Frame 1 (no input): blank canvas, image omitted
Frame 60 (no input): blank canvas, image omitted
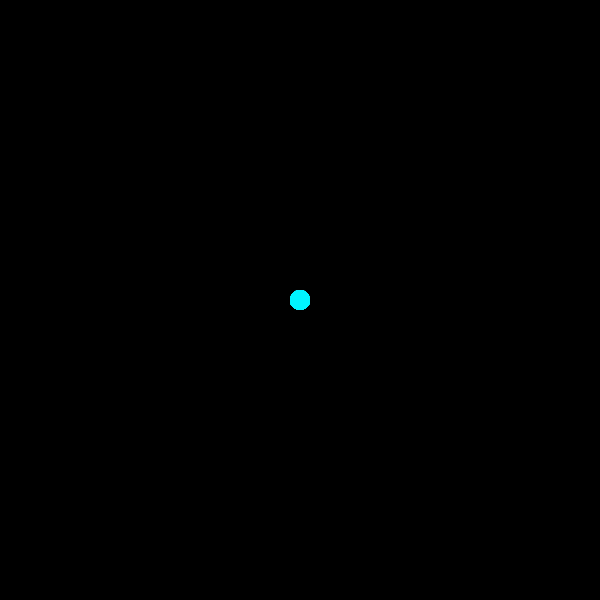
Frame 120 (the mouse pressed at the canvas centre since frame 60)

The p5.js sketch whose frames 1 and 60 were blank and that drew this single picture after the mouse press (run headless with seeded random() and noise() and a simulated clock; from frame 60 on, the mouse is pressed at the canvas centre):

// p5.js sketch
// ── sketch.js
// DM2008 — Activity 3b
// (Painting App, 50 min)

// 1) Palette + size
const palette = ["#00F4FF", "#FF00D7", "#0EFF00", "#FFFFFF"];
let colorIndex = 0;
let sizeVal = 20;

// 2) Brush registry (array of functions)
const brushes = [brushCircle, brushSquare, brushStreak];
let currentBrush = 0; // 0, 1, or 2

function setup() {
  createCanvas(600, 600);
  background(0);
  rectMode(CENTER);
}

function draw() {
  // paint only while mouse is held
  if (mouseIsPressed) {
    const col = palette[colorIndex];
    // call the selected brush function
    brushes[currentBrush](mouseX, mouseY, col, sizeVal);
  }
}

// 3) Brush functions (students can customize/extend)
function brushCircle(x, y, c, s) {
  noStroke();
  fill(c);
  ellipse(x, y, s);
}

function brushSquare(x, y, c, s) {
  push();
  translate(x, y);
  noStroke();
  fill(c);
  rect(0, 0, s, s);
  pop();
}

function brushStreak(x, y, c, s) {
  stroke(c);
  strokeWeight(max(2, s / 8));
  point(x, y);
}

// 4) Brush UI: select brush, cycle color, change size, clear
function keyPressed() {
  switch (key) {
    case "1":
      currentBrush = 0; // circle
      break;
    case "2":
      currentBrush = 1; // square
      break;
    case "3":
      currentBrush = 2; // streak
      break;
  }
  
   //colours
  if (key === "W" || key === "w") {
    colorIndex = (colorIndex + 1) % palette.length;
  }
  if (key === "E" || key === "e") {
    colorIndex = (colorIndex + 3) % palette.length;
  }
  
  //sizes
  if (keyCode === UP_ARROW) {
    sizeVal += 4;
  } else if (keyCode === DOWN_ARROW) {
    sizeVal = max(4, sizeVal - 4);
  }
  
  //clear canvas
  if (key === "S" || key === "s") {
    background(240);
  }
}
